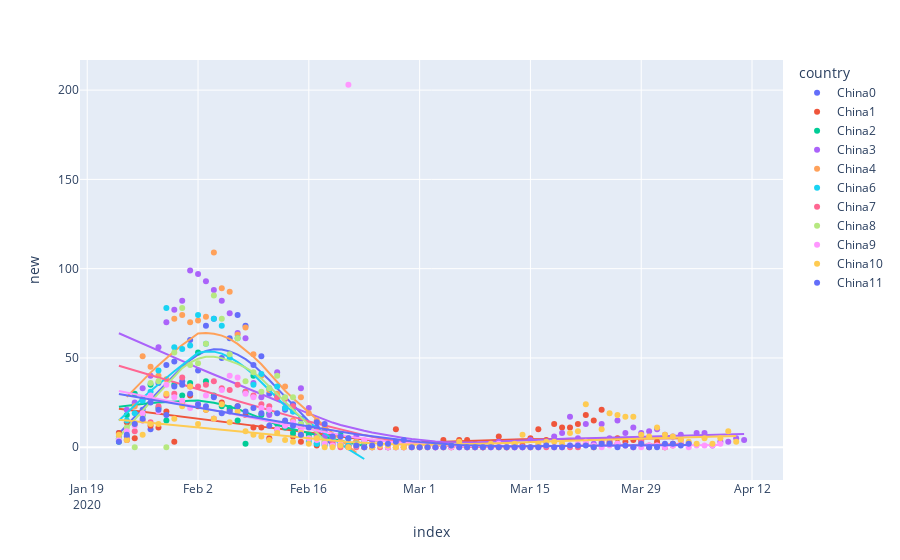
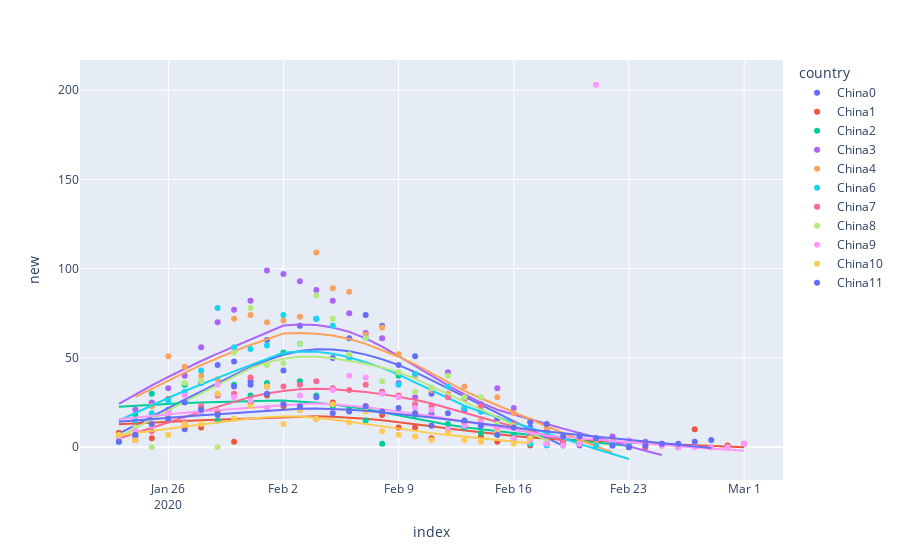

Source (notebook cell) for these figures, in order:
### Code cell
#Create template for cleaning data
c1 = pd.concat([data5['index'], data5.iloc[:, 1:2]], axis = 1)
c1['country'] = c1.columns[1] + str(0)
c1.columns = ['index', 'new', 'country']
c1 = c1[c1['index'] >= c1[c1['new'] > 0]['index'].min()]
c1 = c1[c1['index'] <= c1[c1['new'] > 1]['index'].max()]
c1['prevTtl'] = c1['new'].cumsum() - c1['new']
c1['prevNew'] = c1.new.shift(1)
c1 = c1.fillna(0)
c1['rel2Peak'] = c1['index'] - c1[c1['new'] == c1['new'].max()]['index'].min()
r2p = []
for i in range(len(c1['rel2Peak'])):
    r = c1['rel2Peak'][i].days
    r2p.append(r)
c1['rel2Peak'] = r2p
c1['peak'] = c1[c1['new'] == c1['new'].max()]['new'].values[0]

#Clean and reshape data for plotting
forPlot = c1

for i in range(data5.shape[1] - 3):
    c = pd.concat([data5['index'], data5.iloc[:, i+2:i+3]], axis = 1)
    c['country'] = c.columns[1] + str(i+1)
    c.columns = ['index', 'new', 'country']
    c = c[c['index'] >= c[c['new'] > 0]['index'].min()]
    c = c[c['index'] <= c[c['new'] > 1]['index'].max()]
    c['prevTtl'] = c['new'].cumsum() - c['new']
    c['prevNew'] = c.new.shift(1)
    c = c.fillna(0)
    c['rel2Peak'] = c['index'] - c[c['new'] == c['new'].max()]['index'].min()
    r2p = []
    for k in range(len(c['rel2Peak'])):
        r = c['rel2Peak'].iloc[k].days
        r2p.append(r)
    c['rel2Peak'] = r2p
    c['peak'] = c[c['new'] == c['new'].max()]['new'].values[0]
    forPlot = pd.concat([forPlot, c])
    
#View a plot of the data
fig = px.scatter(forPlot[forPlot['country'] != 'China5'], x='index', y='new', color = 'country', trendline="lowess")
fig.show()

#Create a first wave dataset prior to march first
c1A = pd.concat([data5['index'], data5.iloc[:, 1:2]], axis = 1)
c1A['country'] = c1A.columns[1] + str(0)
c1A.columns = ['index', 'new', 'country']
c1A = c1A[c1A['index'] >= c1A[c1A['new'] > 0]['index'].min()]
c1A = c1A[c1A['index'] <= pd.to_datetime('3/1/20')]
c1A = c1A[c1A['index'] <= c1A[c1A['new'] > 1]['index'].max()]
c1A['prevTtl'] = c1A['new'].cumsum() - c1A['new']
c1A['prevNew'] = c1A.new.shift(1)
c1A = c1A.fillna(0)
c1A['rel2Peak'] = c1A['index'] - c1A[c1A['new'] == c1A['new'].max()]['index'].min()
r2p = []
for i in range(len(c1A['rel2Peak'])):
    r = c1A['rel2Peak'][i].days
    r2p.append(r)
c1A['rel2Peak'] = r2p
c1A['peak'] = c1A[c1A['new'] == c1A['new'].max()]['new'].values[0]

#Clean and reshape data for plotting
forPlotA = c1A

for i in range(data5.shape[1] - 3):
    c = pd.concat([data5['index'], data5.iloc[:, i+2:i+3]], axis = 1)
    c['country'] = c.columns[1] + str(i+1)
    c.columns = ['index', 'new', 'country']
    c = c[c['index'] >= c[c['new'] > 0]['index'].min()]
    c = c[c['index'] <= pd.to_datetime('3/1/20')]
    c = c[c['index'] <= c[c['new'] > 1]['index'].max()]
    c['prevTtl'] = c['new'].cumsum() - c['new']
    c['prevNew'] = c.new.shift(1)
    c = c.fillna(0)
    c['rel2Peak'] = c['index'] - c[c['new'] == c['new'].max()]['index'].min()
    r2p = []
    for k in range(len(c['rel2Peak'])):
        r = c['rel2Peak'].iloc[k].days
        r2p.append(r)
    c['rel2Peak'] = r2p
    c['peak'] = c[c['new'] == c['new'].max()]['new'].values[0]
    forPlot = pd.concat([forPlot, c])
    forPlotA = pd.concat([forPlotA, c])
    
#View a plot of the data
fig = px.scatter(forPlotA[forPlotA['country'] != 'China5'], x='index', y='new', color = 'country', trendline="lowess")
fig.show()
